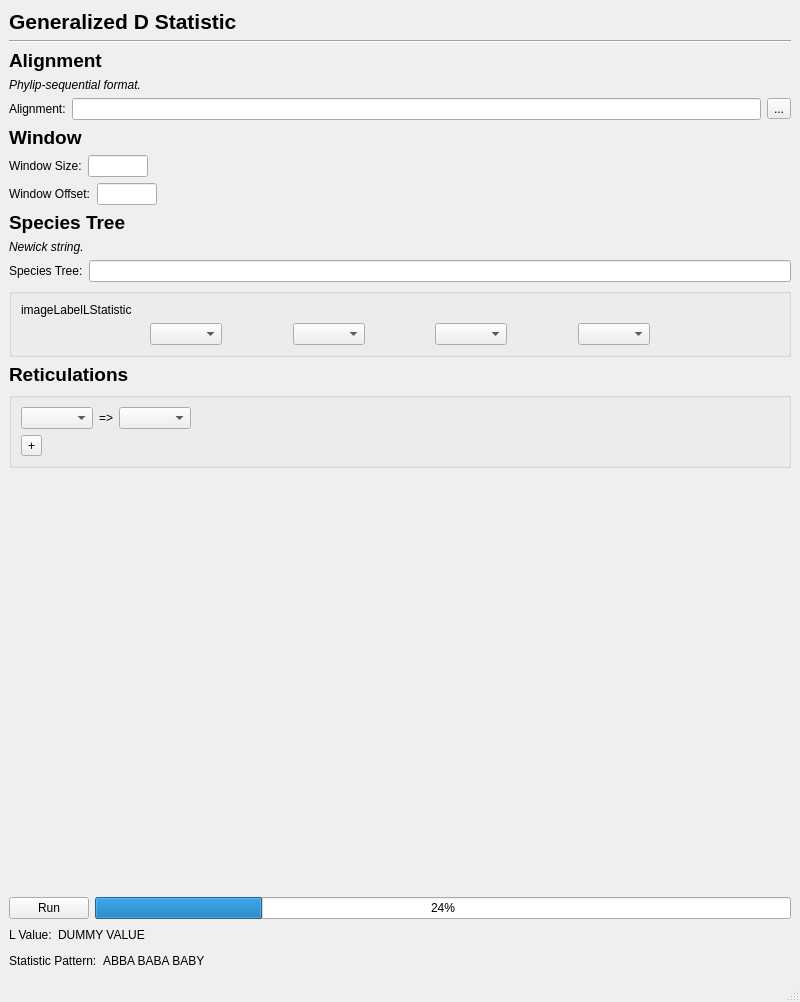
<?xml version="1.0" encoding="UTF-8"?>
<ui version="4.0">
 <class>MainWindow</class>
 <widget class="QMainWindow" name="MainWindow">
  <property name="geometry">
   <rect>
    <x>0</x>
    <y>0</y>
    <width>800</width>
    <height>1002</height>
   </rect>
  </property>
  <property name="windowTitle">
   <string>MainWindow</string>
  </property>
  <widget class="QWidget" name="centralwidget">
   <layout class="QVBoxLayout" name="verticalLayout">
    <item>
     <widget class="QLabel" name="label_16">
      <property name="font">
       <font>
        <pointsize>16</pointsize>
        <weight>75</weight>
        <bold>true</bold>
       </font>
      </property>
      <property name="text">
       <string>Generalized D Statistic</string>
      </property>
     </widget>
    </item>
    <item>
     <widget class="Line" name="line">
      <property name="orientation">
       <enum>Qt::Horizontal</enum>
      </property>
     </widget>
    </item>
    <item>
     <widget class="QLabel" name="label">
      <property name="font">
       <font>
        <pointsize>14</pointsize>
        <weight>75</weight>
        <bold>true</bold>
       </font>
      </property>
      <property name="text">
       <string>Alignment</string>
      </property>
     </widget>
    </item>
    <item>
     <widget class="QLabel" name="label_2">
      <property name="font">
       <font>
        <italic>true</italic>
       </font>
      </property>
      <property name="text">
       <string>Phylip-sequential format.</string>
      </property>
     </widget>
    </item>
    <item>
     <layout class="QHBoxLayout" name="horizontalLayout">
      <item>
       <widget class="QLabel" name="label_3">
        <property name="text">
         <string>Alignment:</string>
        </property>
       </widget>
      </item>
      <item>
       <widget class="QLineEdit" name="lineEdit"/>
      </item>
      <item>
       <widget class="QToolButton" name="toolButton">
        <property name="text">
         <string>...</string>
        </property>
       </widget>
      </item>
     </layout>
    </item>
    <item>
     <widget class="QLabel" name="label_7">
      <property name="font">
       <font>
        <pointsize>14</pointsize>
        <weight>75</weight>
        <bold>true</bold>
       </font>
      </property>
      <property name="text">
       <string>Window</string>
      </property>
     </widget>
    </item>
    <item>
     <layout class="QHBoxLayout" name="horizontalLayout_4">
      <item>
       <widget class="QLabel" name="label_8">
        <property name="text">
         <string>Window Size:</string>
        </property>
       </widget>
      </item>
      <item>
       <widget class="QLineEdit" name="lineEdit_3">
        <property name="maximumSize">
         <size>
          <width>60</width>
          <height>16777215</height>
         </size>
        </property>
       </widget>
      </item>
      <item>
       <spacer name="horizontalSpacer">
        <property name="orientation">
         <enum>Qt::Horizontal</enum>
        </property>
        <property name="sizeHint" stdset="0">
         <size>
          <width>40</width>
          <height>20</height>
         </size>
        </property>
       </spacer>
      </item>
     </layout>
    </item>
    <item>
     <layout class="QHBoxLayout" name="horizontalLayout_3">
      <item>
       <widget class="QLabel" name="label_9">
        <property name="text">
         <string>Window Offset:</string>
        </property>
       </widget>
      </item>
      <item>
       <widget class="QLineEdit" name="lineEdit_4">
        <property name="maximumSize">
         <size>
          <width>60</width>
          <height>16777215</height>
         </size>
        </property>
       </widget>
      </item>
      <item>
       <spacer name="horizontalSpacer_2">
        <property name="orientation">
         <enum>Qt::Horizontal</enum>
        </property>
        <property name="sizeHint" stdset="0">
         <size>
          <width>40</width>
          <height>20</height>
         </size>
        </property>
       </spacer>
      </item>
     </layout>
    </item>
    <item>
     <widget class="QLabel" name="label_4">
      <property name="font">
       <font>
        <pointsize>14</pointsize>
        <weight>75</weight>
        <bold>true</bold>
       </font>
      </property>
      <property name="text">
       <string>Species Tree</string>
      </property>
     </widget>
    </item>
    <item>
     <widget class="QLabel" name="label_6">
      <property name="font">
       <font>
        <italic>true</italic>
       </font>
      </property>
      <property name="text">
       <string>Newick string.</string>
      </property>
     </widget>
    </item>
    <item>
     <layout class="QHBoxLayout" name="horizontalLayout_2">
      <item>
       <widget class="QLabel" name="label_5">
        <property name="text">
         <string>Species Tree:</string>
        </property>
       </widget>
      </item>
      <item>
       <widget class="QLineEdit" name="lineEdit_2"/>
      </item>
     </layout>
    </item>
    <item>
     <widget class="QGroupBox" name="groupBox">
      <property name="title">
       <string/>
      </property>
      <layout class="QVBoxLayout" name="verticalLayout_3">
       <item>
        <widget class="QLabel" name="label_17">
         <property name="text">
          <string>imageLabelLStatistic</string>
         </property>
        </widget>
       </item>
       <item>
        <layout class="QHBoxLayout" name="horizontalLayout_10">
         <item>
          <spacer name="horizontalSpacer_11">
           <property name="orientation">
            <enum>Qt::Horizontal</enum>
           </property>
           <property name="sizeHint" stdset="0">
            <size>
             <width>40</width>
             <height>20</height>
            </size>
           </property>
          </spacer>
         </item>
         <item>
          <spacer name="horizontalSpacer_10">
           <property name="orientation">
            <enum>Qt::Horizontal</enum>
           </property>
           <property name="sizeHint" stdset="0">
            <size>
             <width>40</width>
             <height>20</height>
            </size>
           </property>
          </spacer>
         </item>
         <item>
          <widget class="QComboBox" name="comboBox_4"/>
         </item>
         <item>
          <spacer name="horizontalSpacer_7">
           <property name="orientation">
            <enum>Qt::Horizontal</enum>
           </property>
           <property name="sizeHint" stdset="0">
            <size>
             <width>40</width>
             <height>20</height>
            </size>
           </property>
          </spacer>
         </item>
         <item>
          <widget class="QComboBox" name="comboBox_6"/>
         </item>
         <item>
          <spacer name="horizontalSpacer_8">
           <property name="orientation">
            <enum>Qt::Horizontal</enum>
           </property>
           <property name="sizeHint" stdset="0">
            <size>
             <width>40</width>
             <height>20</height>
            </size>
           </property>
          </spacer>
         </item>
         <item>
          <widget class="QComboBox" name="comboBox_5"/>
         </item>
         <item>
          <spacer name="horizontalSpacer_9">
           <property name="orientation">
            <enum>Qt::Horizontal</enum>
           </property>
           <property name="sizeHint" stdset="0">
            <size>
             <width>40</width>
             <height>20</height>
            </size>
           </property>
          </spacer>
         </item>
         <item>
          <widget class="QComboBox" name="comboBox_3"/>
         </item>
         <item>
          <spacer name="horizontalSpacer_13">
           <property name="orientation">
            <enum>Qt::Horizontal</enum>
           </property>
           <property name="sizeHint" stdset="0">
            <size>
             <width>40</width>
             <height>20</height>
            </size>
           </property>
          </spacer>
         </item>
         <item>
          <spacer name="horizontalSpacer_12">
           <property name="orientation">
            <enum>Qt::Horizontal</enum>
           </property>
           <property name="sizeHint" stdset="0">
            <size>
             <width>40</width>
             <height>20</height>
            </size>
           </property>
          </spacer>
         </item>
        </layout>
       </item>
      </layout>
      <zorder>horizontalLayoutWidget_9</zorder>
      <zorder>label_17</zorder>
      <zorder>horizontalLayoutWidget_10</zorder>
     </widget>
    </item>
    <item>
     <widget class="QLabel" name="label_12">
      <property name="font">
       <font>
        <pointsize>14</pointsize>
        <weight>75</weight>
        <bold>true</bold>
       </font>
      </property>
      <property name="text">
       <string>Reticulations</string>
      </property>
     </widget>
    </item>
    <item>
     <widget class="QGroupBox" name="groupBox_2">
      <property name="title">
       <string/>
      </property>
      <layout class="QVBoxLayout" name="verticalLayout_2">
       <item>
        <layout class="QHBoxLayout" name="horizontalLayout_8">
         <item>
          <widget class="QComboBox" name="comboBox_2"/>
         </item>
         <item>
          <widget class="QLabel" name="label_15">
           <property name="text">
            <string>=&gt;</string>
           </property>
          </widget>
         </item>
         <item>
          <widget class="QComboBox" name="comboBox"/>
         </item>
         <item>
          <spacer name="horizontalSpacer_5">
           <property name="orientation">
            <enum>Qt::Horizontal</enum>
           </property>
           <property name="sizeHint" stdset="0">
            <size>
             <width>40</width>
             <height>20</height>
            </size>
           </property>
          </spacer>
         </item>
        </layout>
       </item>
       <item>
        <layout class="QHBoxLayout" name="horizontalLayout_9">
         <item>
          <widget class="QToolButton" name="toolButton_2">
           <property name="text">
            <string>+</string>
           </property>
          </widget>
         </item>
         <item>
          <spacer name="horizontalSpacer_6">
           <property name="orientation">
            <enum>Qt::Horizontal</enum>
           </property>
           <property name="sizeHint" stdset="0">
            <size>
             <width>40</width>
             <height>20</height>
            </size>
           </property>
          </spacer>
         </item>
        </layout>
       </item>
      </layout>
     </widget>
    </item>
    <item>
     <spacer name="verticalSpacer">
      <property name="orientation">
       <enum>Qt::Vertical</enum>
      </property>
      <property name="sizeHint" stdset="0">
       <size>
        <width>20</width>
        <height>40</height>
       </size>
      </property>
     </spacer>
    </item>
    <item>
     <layout class="QHBoxLayout" name="horizontalLayout_5">
      <item>
       <widget class="QPushButton" name="pushButton">
        <property name="text">
         <string>Run</string>
        </property>
       </widget>
      </item>
      <item>
       <widget class="QProgressBar" name="progressBar">
        <property name="value">
         <number>24</number>
        </property>
       </widget>
      </item>
     </layout>
    </item>
    <item>
     <layout class="QHBoxLayout" name="horizontalLayout_6">
      <item>
       <widget class="QLabel" name="label_11">
        <property name="text">
         <string>L Value:</string>
        </property>
       </widget>
      </item>
      <item>
       <widget class="QLabel" name="label_10">
        <property name="text">
         <string>DUMMY VALUE</string>
        </property>
       </widget>
      </item>
      <item>
       <spacer name="horizontalSpacer_3">
        <property name="orientation">
         <enum>Qt::Horizontal</enum>
        </property>
        <property name="sizeHint" stdset="0">
         <size>
          <width>40</width>
          <height>20</height>
         </size>
        </property>
       </spacer>
      </item>
     </layout>
    </item>
    <item>
     <layout class="QHBoxLayout" name="horizontalLayout_7">
      <item>
       <widget class="QLabel" name="label_13">
        <property name="text">
         <string>Statistic Pattern:</string>
        </property>
       </widget>
      </item>
      <item>
       <widget class="QLabel" name="label_14">
        <property name="text">
         <string>ABBA BABA BABY</string>
        </property>
       </widget>
      </item>
      <item>
       <spacer name="horizontalSpacer_4">
        <property name="orientation">
         <enum>Qt::Horizontal</enum>
        </property>
        <property name="sizeHint" stdset="0">
         <size>
          <width>40</width>
          <height>20</height>
         </size>
        </property>
       </spacer>
      </item>
     </layout>
    </item>
   </layout>
  </widget>
  <widget class="QMenuBar" name="menubar">
   <property name="geometry">
    <rect>
     <x>0</x>
     <y>0</y>
     <width>800</width>
     <height>22</height>
    </rect>
   </property>
  </widget>
  <widget class="QStatusBar" name="statusbar"/>
 </widget>
 <resources/>
 <connections/>
</ui>
